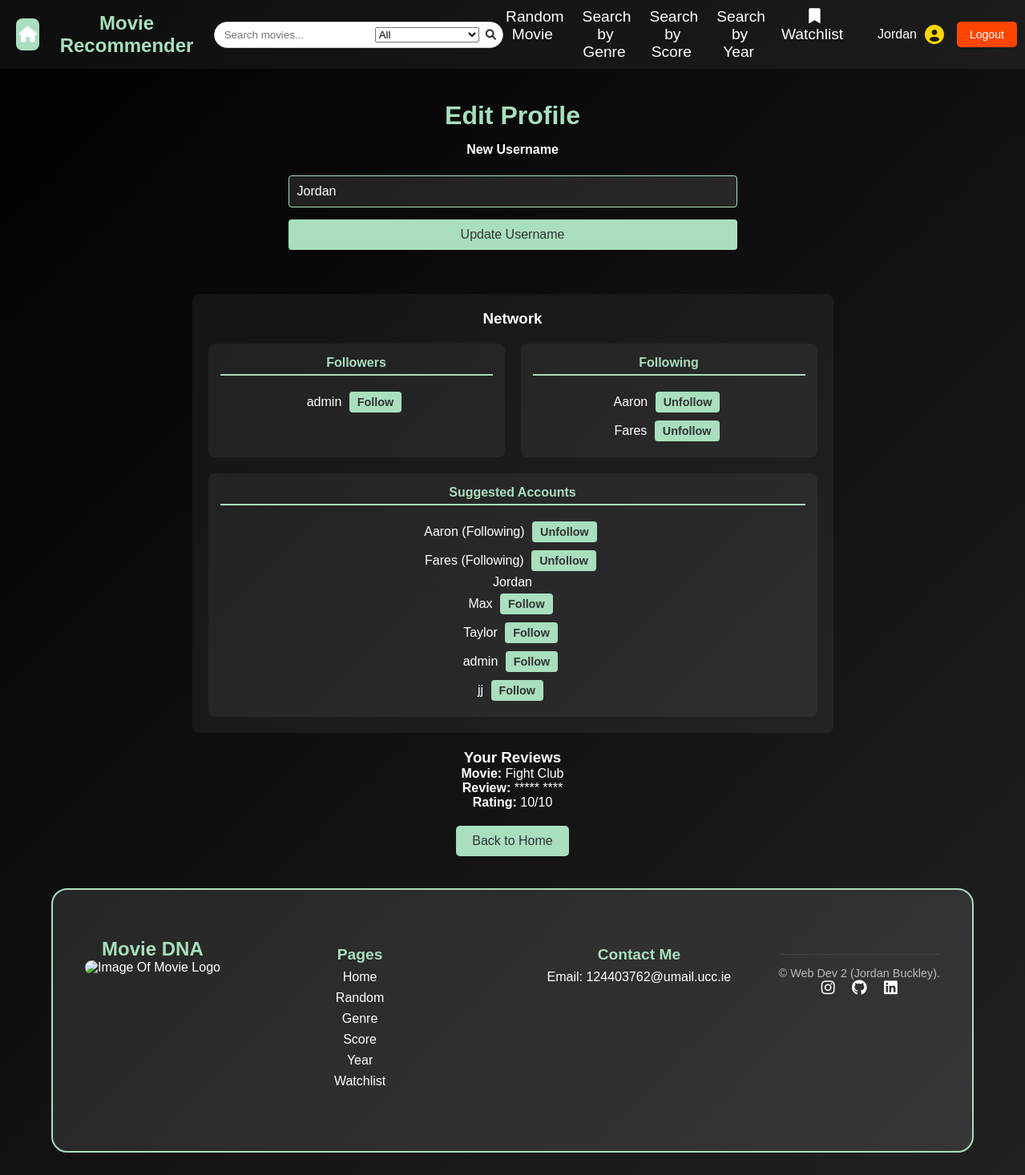
The page /user (signed in) on the database its author committed.
### tables this page shows
CREATE TABLE network (
    follower TEXT NOT NULL,
    following TEXT NOT NULL,
    PRIMARY KEY (follower, following),
    FOREIGN KEY (follower) REFERENCES users(user_id),
    FOREIGN KEY (following) REFERENCES users(user_id)
);

CREATE TABLE users (
    user_id TEXT PRIMARY KEY,
    password TEXT NOT NULL
, is_admin BOOLEAN DEFAULT FALSE);

CREATE TABLE reviews (
    id INTEGER PRIMARY KEY AUTOINCREMENT,
    movie_id INTEGER NOT NULL,
    user TEXT NOT NULL,
    review_text TEXT NOT NULL,
    rating INTEGER NOT NULL CHECK(rating >= 1 AND rating <= 10),
    FOREIGN KEY (movie_id) REFERENCES movies(movie_id)
);

CREATE TABLE movies 
(
    movie_id INTEGER PRIMARY KEY AUTOINCREMENT,
    title TEXT NOT NULL,
    genre TEXT NOT NULL,
    score FLOAT,
    year INTEGER,
    director TEXT,
    description TEXT
);

### app.py (the view, shortened to what this page needs)
@app.route('/user', methods=["GET", "POST"])
@login_required
def user():
    db = get_db()
    user_id = session.get("user_id")
    form = UpdateUsernameForm()
    reviews = db.execute("""
        SELECT reviews.*, movies.title
        FROM reviews
        JOIN movies ON reviews.movie_id = movies.movie_id
        WHERE reviews.user = ?
    """, (user_id,)).fetchall()
    all_users = db.execute("SELECT user_id FROM users").fetchall()
    followers = db.execute(
        "SELECT follower FROM network WHERE following = ?",
        (user_id,)
    ).fetchall()
    following = db.execute(
        "SELECT following FROM network WHERE follower = ?",
        (user_id,)
    ).fetchall()
    follower_set = {follower["follower"] for follower in followers}
    following_set = {follow["following"] for follow in following}
    return render_template(
        'user.html',
            form=form,
            reviews=reviews,
            all_users=all_users,
            followers=followers,
            following=following,
            follower_set=follower_set,
            following_set=following_set
    )

### forms.py
class UpdateUsernameForm(FlaskForm):
    username = StringField("New Username", validators=[InputRequired()])
    submit = SubmitField("Update Username")

### app.py (called while the page is built)
@app.before_request
def load_logged_in_user():
    g.user = session.get("user_id")
    g.is_admin = session.get("is_admin", False)

def login_required(view):
    @wraps(view)
    def wrapped_view(*args, **kwargs):
        if g.user is None:
            return(redirect(url_for("login", next=request.url)))
        return view(*args, **kwargs)
    return wrapped_view

### database.py (called while the page is built)
def get_db():
    if "db" not in g:
        g.db = sqlite3.connect(DATABASE,
                                detect_types=sqlite3.PARSE_DECLTYPES
                        )
        g.db.row_factory = sqlite3.Row
    return g.db

### templates/user.html (shortened to what this page needs)
{% extends "base.html" %}
{% block styles %}
    <link rel="stylesheet" href="{{ url_for('static', filename='users.css') }}">
{% endblock %}
{% block main_content %}
    <section id="edit-profile">
        <h2>Edit Profile</h2>
        <form action="{{ url_for('user') }}" method="POST">
            <div class="form-group">
                {{ form.username.label }}<br>
                {{ form.username(size=32, value=session['user_id'], id="username-input") }}<br>
            </div>
            <div class="form-group">
                {{ form.submit(id="submit-button") }}
            </div>
        </form>
    </section>
    <section id="network">
        <h3>Network</h3>
        <div id="network-columns">
            <section id="follower-page">
                <h4>Followers</h4>
                <ul>
                    {% for follower in followers %}
                        <li>
                            {{ follower.follower }}
                            {% if follower.follower != session["user_id"] %}
                                {% if follower.follower in following_set %}
                                    <span>(Following)</span>
                                    <a href="{{ url_for('unfollow_user', username=follower.follower) }}" class="btn">Unfollow</a>
                                {% else %}
                                    <a href="{{ url_for('follow_user', username=follower.follower) }}" class="btn">Follow</a>
                                {% endif %}
                            {% endif %}
                        </li>
                    {% else %}
                        <li>No followers yet.</li>
                    {% endfor %}
                </ul>
            </section>
            <section id="network-page">
                <h4>Following</h4>
                <ul>
                    {% for follow in following %}
                        <li>
                            {{ follow.following }}
                            {% if follow.following != session["user_id"] %}
                                <a href="{{ url_for('unfollow_user', username=follow.following) }}" class="btn">Unfollow</a>
                            {% endif %}
                        </li>
                    {% else %}
                        <li>Not following anyone yet.</li>
                    {% endfor %}
                </ul>
            </section>
        </div>
        <section id="suggestion">
            <h4>Suggested Accounts</h4>
            <ul>
                {% for user in all_users %}
                    <li>
                        {{ user.user_id }}
                        {% if user.user_id != session["user_id"] %}
                            {% if user.user_id in following_set %}
                                <span>(Following)</span>
                                <a href="{{ url_for('unfollow_user', username=user.user_id) }}" class="btn">Unfollow</a>
                            {% else %}
                                <a href="{{ url_for('follow_user', username=user.user_id) }}" class="btn">Follow</a>
                            {% endif %}
                        {% endif %}
                    </li>
                {% else %}
                    <li>No other users found.</li>
                {% endfor %}
            </ul>
        </section>
    </section>
    <section id="user-reviews">
        <h3>Your Reviews</h3>
        {% if reviews %}
            <ul id="reviews-list">
                {% for review in reviews %}
                    <li class="review-item">
                        <strong class="review-movie">Movie:</strong> {{ review.title }}<br>
                        <strong class="review-text">Review:</strong> {{ review.review_text }}<br>
                        <strong class="review-rating">Rating:</strong> {{ review.rating }}/10
                    </li>
                {% endfor %}
            </ul>
        {% else %}
            <p id="no-reviews-message">You haven't written any reviews yet.</p>
        {% endif %}
    </section>
    <a href="{{ url_for('index') }}" class="back-button">Back to Home</a>
{% endblock %}

### static/styles.css (style rules this page uses)
* { margin: 0; padding: 0; box-sizing: border-box; }
body { font-family: 'Arial', sans-serif; background: linear-gradient(-45deg, #0f0f0f, #1c1c1c, #2c2c2c, #000000); background-size: 400% 400%; animation: movingBackground 10s ease infinite; color: white; text-align: center; min-height: 100vh; display: flex; flex-direction: column; }
.btn { display: inline-block; padding: 10px 20px; background: #A9DFBF; color: #333; text-decoration: none; font-size: 1rem; border-radius: 5px; transition: background 0.3s ease, transform 0.2s ease; margin: 5px; text-align: center; font-weight: bold; }
.back-button { display: inline-block; margin-top: 20px; padding: 10px 20px; background: #A9DFBF; color: #333; text-decoration: none; border-radius: 5px; transition: background 0.3s ease; }

### static/users.css (style rules this page uses)
#edit-profile { max-width: 600px; margin: 20px auto; padding: 20px; }
#edit-profile h2 { color: #A9DFBF; margin-bottom: 15px; font-size: 2rem; text-align: center; }
.form-group { margin-bottom: 15px; }
.form-group label { display: block; font-weight: bold; margin-bottom: 5px; color: white; }
.form-group input[type="text"] { width: 100%; padding: 10px; border: 1px solid #A9DFBF; border-radius: 4px; background: rgba(255, 255, 255, 0.1); color: white; font-size: 1rem; transition: border-color 0.3s ease; }
#submit-button { background: #A9DFBF; color: #333; padding: 10px 20px; border: none; border-radius: 4px; font-size: 1rem; cursor: pointer; transition: background 0.3s ease, transform 0.3s ease; width: 100%; }
#network { max-width: 800px; margin: 20px auto; padding: 20px; background: rgba(255, 255, 255, 0.05); border-radius: 8px; display: flex; flex-direction: column; gap: 20px; }
#network-columns { display: flex; gap: 20px; }
#follower-page, #network-page { flex: 1; background: rgba(255, 255, 255, 0.05); padding: 15px; border-radius: 8px; }
#follower-page h4, #network-page h4 { color: #A9DFBF; border-bottom: 2px solid #A9DFBF; padding-bottom: 5px; margin-bottom: 15px; }
#suggestion { text-align: center; background: rgba(255, 255, 255, 0.05); padding: 15px; border-radius: 8px; }
#suggestion h4 { color: #A9DFBF; border-bottom: 2px solid #A9DFBF; padding-bottom: 5px; margin-bottom: 15px; }
ul { list-style-type: none; padding: 0; }
.btn { background: #A9DFBF; color: #333; padding: 5px 10px; border: none; border-radius: 4px; font-size: 0.9rem; cursor: pointer; transition: background 0.3s ease, transform 0.3s ease; text-decoration: none; }

### rows shown on the page
network: follower "admin"
network: following "Aaron"
network: following "Fares"
users: user_id "Aaron"
users: user_id "Fares"
users: user_id "Jordan"
users: user_id "Max"
users: user_id "Taylor"
users: user_id "admin"
users: user_id "jj"
reviews: title "Fight Club", review_text "***** ****", rating "10"

### other values the page prints
{{ session['user_id'] }} "Jordan"
